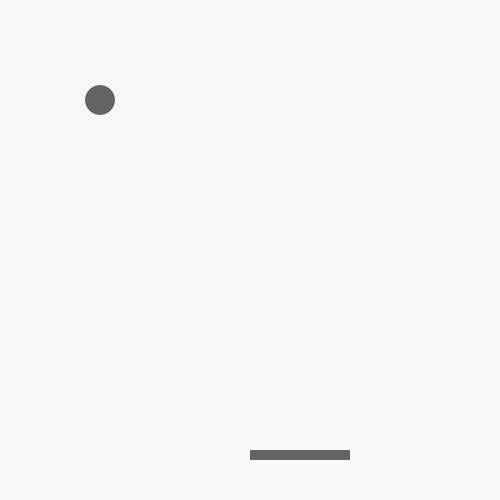
Frame 1 (no input)
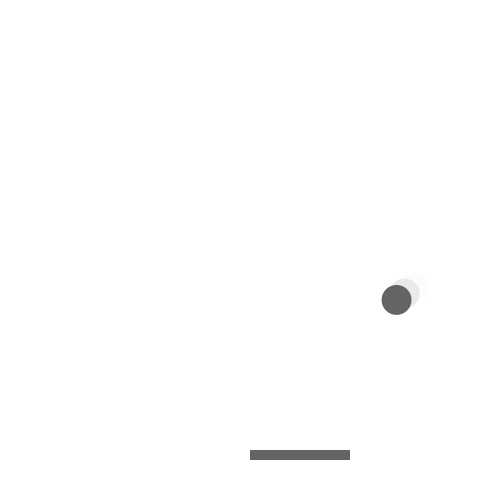
Frame 60 (the mouse pressed at the canvas centre just before this capture)
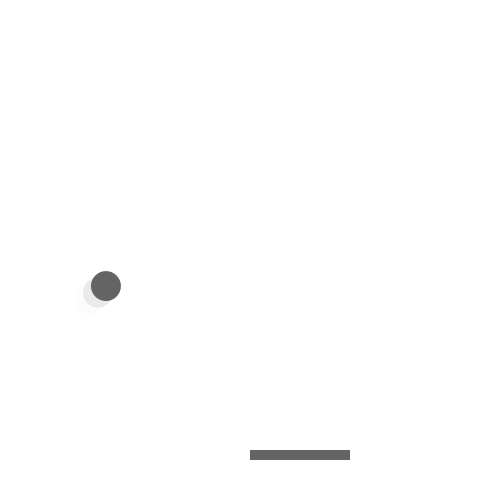
Frame 120 (the mouse held since frame 60 and released just before this capture)

The Processing sketch that drew these frames (run headless with seeded random() and noise(); from frame 60 on, the mouse is pressed at the canvas centre):

// Processing sketch: example1_4
// ── example1_4.pde
float xpos = 100.0;
float ypos = 100.0;
float radius = 15.0;
float speedX = 8.0;
float speedY = 6.4;
int directionX = 1;
int directionY = -1;
float racket = 250;

void setup() {
  size(500, 500);
  smooth();
  noStroke();
  ellipseMode(RADIUS);
  frameRate(60);
}

void draw() {
  fill(255, 220);
  rect(0, 0, width, height);
  fill(100);
  ellipse(xpos, ypos, radius, radius);

  xpos += speedX * directionX;
  if ((xpos > width-radius) || (xpos < radius)) {
    directionX = -directionX;
  }

  ypos += speedY * directionY;

  if ((ypos > height-radius) || (ypos < radius)) {
    directionY = -directionY;
  }

  rect (racket, 450, 100, 10);//drawing racket
  if (keyPressed) {
    if (keyCode == RIGHT) { //keycode may vary
      racket = racket + 20;
      if (racket>width-100)racket = width-100;
    }
    if (keyCode == LEFT) {
      racket = racket - 20;
      if (racket<0)racket = 0;
    }
  }
  //racket bouncing
  if ((racket < xpos) && (racket+100 > xpos) && (ypos < 450) && (ypos > 440) ) {
    directionY = -directionY;
  }
  
  //increase speed at each frame
  speedX+=0.001;
  speedY+=0.001;
}
